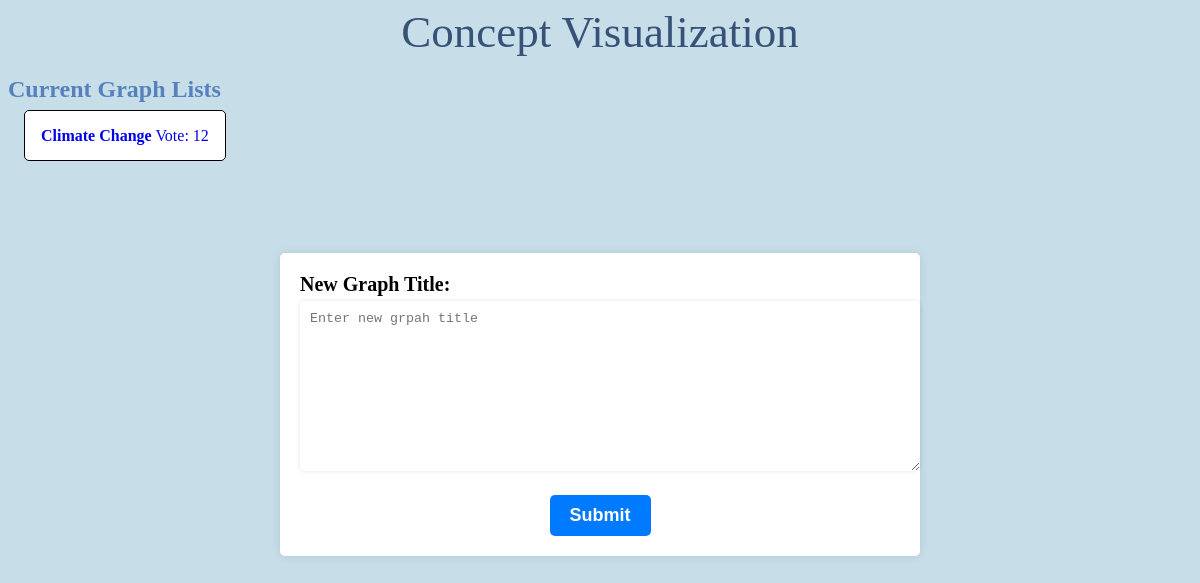
The app's page / (signed in), older data.
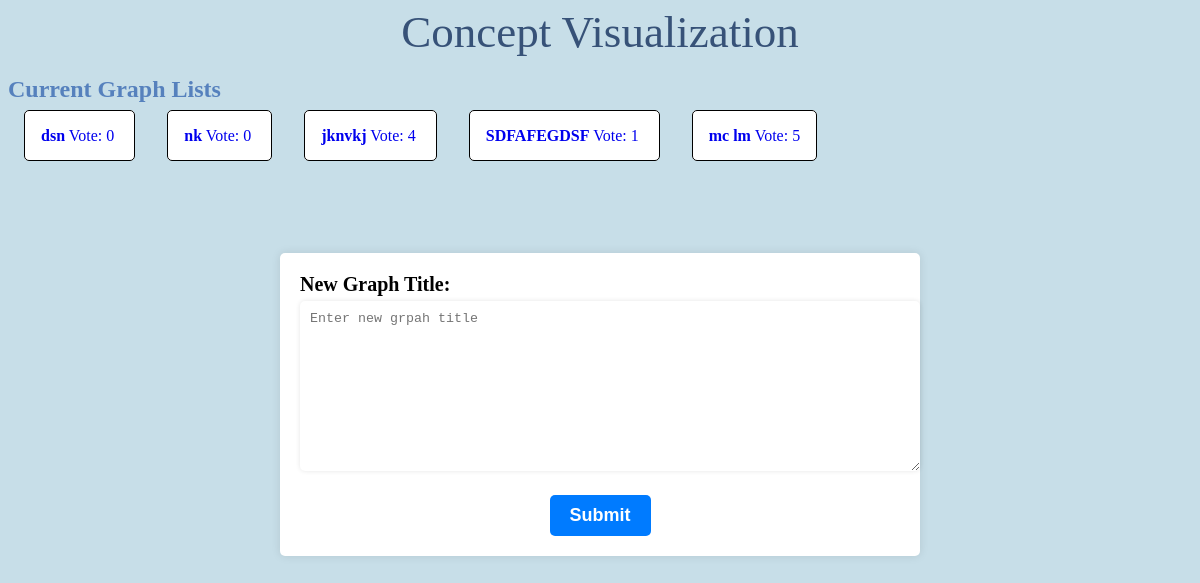
The same page, newer data.
### mptt_graph/models.py (models this page shows, shortened)
class GraphModel(models.Model):
    title = models.CharField(max_length=200, verbose_name=_(u"Title"))
    model_path = models.CharField(max_length=200, verbose_name=_(u"Model path"),
                                  help_text=_(u"Path to the model"))
    model_pk = models.PositiveSmallIntegerField(
        verbose_name=_(u"Root node primary key"))
    vote = models.IntegerField(default=0)

### mptt_graph/views.py (the view, shortened to what this page needs)
# urls.py: re_path('^', ModelListGraphsView.as_view(), name="mpttgraph-index"),
class ModelListGraphsView(TemplateView):
    template_name = 'mptt_graph/index.html'
    primary_key = 1
    def dispatch(self, request, *args, **kwargs):
        if not self.request.user.is_staff:
            raise Http404
        return super(ModelListGraphsView, self).dispatch(request, *args, **kwargs)
    def get_context_data(self, **kwargs):
        context = super(ModelListGraphsView, self).get_context_data(**kwargs)
        context['graphs'] = GraphModel.objects.all()
        return context

### mptt_graph/templates/mptt_graph/index.html (shortened to what this page needs)
<!DOCTYPE html>
<html>
<head>
</head>
<body>
	{% load static i18n %}
	<h1>
		{% block title %}{% trans "Concept Visualization" %}{% endblock title %}
	</h1>
	{% block content %}
	<h2>{% trans "Current Graph Lists" %}</h2>
	{% for graph in graphs %}
		<div style="display:inline;padding:1em;margin:1em;border:1px solid rgb(0, 0, 0);border-radius:5px;background-color: white;">
			<a style=" text-decoration: none;" href="{% url 'mpttgraph-detail' graph.model_path graph.model_pk %}">
				<strong>{{ graph.title }}</strong> Vote: {{graph.vote}}
			</a>
		</div>
	{% endfor %}
	<br><br><br><br><br><br><br>
	<form class="new-graph-form" method="post">
		<div class="form-group">
		  <label for="topic-content">New Graph Title: </label>
		  <textarea id="title" type="text" name="title" placeholder="Enter new grpah title"></textarea>
		</div>
		<button onclick="showError()" type="submit" name="new_graph">Submit</button>
	</form>
	{% endblock content %}
</body>
</html>

### mptt_graph/templates/mptt_graph/index.html (style rules this page uses)
body { background-color: #c7dee8; }
h1 { color: rgb(55, 82, 120); font-family: 'Trocchi', serif; font-size: 45px; font-weight: normal; line-height: 48px; margin: 0; text-align: center; }
h2 { margin-bottom:1em;color: rgb(86, 129, 189); }
.new-graph-form { width: 100%; max-width: 600px; margin: 0 auto; padding: 20px; background-color: #fff; box-shadow: 0 0 10px rgba(0, 0, 0, 0.1); border-radius: 5px; }
.form-group { margin-bottom: 20px; }
.form-group label { display: block; font-size: 20px; font-weight: bold; margin-bottom: 5px; }
.form-group input, .form-group textarea { width: 100%; padding: 10px; border: none; border-radius: 5px; box-shadow: 0 0 5px rgba(0, 0, 0, 0.1); }
.form-group textarea { height: 150px; }
button[type="submit"] { display: block; margin: 20px auto 0; padding: 10px 20px; background-color: #007bff; color: #fff; border: none; border-radius: 5px; font-size: 18px; font-weight: bold; cursor: pointer; transition: all 0.3s ease; }

Row changes from the older to the newer data that the page shows:
removed GraphModel: title "Climate Change", vote "12"
added GraphModel: title "dsn", vote "0"
added GraphModel: title "nk", vote "0"
added GraphModel: title "jknvkj", vote "4"
added GraphModel: title "SDFAFEGDSF", vote "1"
added GraphModel: title "mc lm", vote "5"
